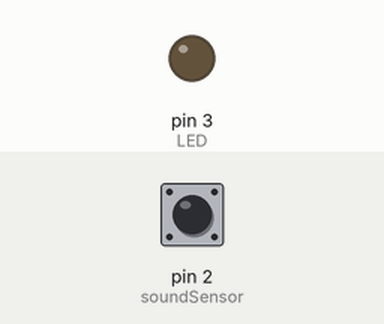
Recording of a sketch running on a simulated Arduino Uno, built with avr-gcc and run on an emulated ATmega328P. Parts: output pins drawn as LEDs (lit = HIGH). The test bench sets the inputs (shaded band); at power-on: pin 2 (soundSensor) LOW.

Above: at 1.2 s.
1.3 s: pin 2 (soundSensor) driven HIGH
At 2.3 s:
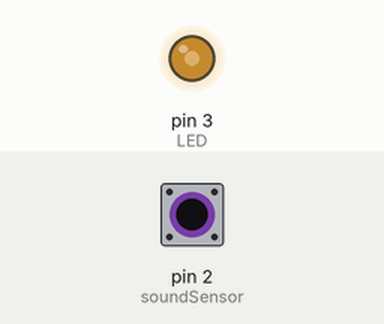
2.8 s: pin 2 (soundSensor) pulsed LOW 2 times (0.12 s each, 0.3 s apart)
At 3.13 s:
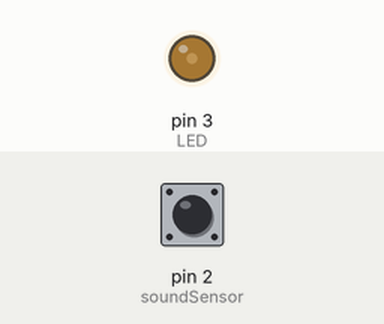
5.8 s: pin 2 (soundSensor) driven LOW
At 6.4 s:
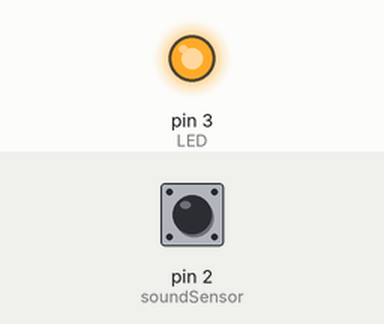
Timing chart, 0 to 8.8 s (numbered marks = the images above; inputs shaded):
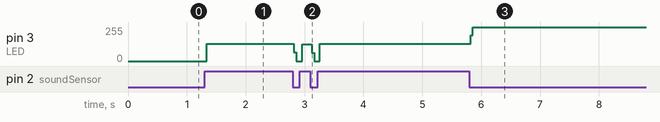

Measured:
- after the input at 1.3 s, pin 3 (LED): 0/255 → 129/255 at once
- after the input at 2.8 s, pin 3 (LED): 129/255 → 0/255 at once, → 126/255 0.14 s later, → 0/255 0.16 s later, → 129/255 0.14 s later
- after the input at 5.8 s, pin 3 (LED): 129/255 → 255/255 at once

The sketch:

finalroom.ino
```cpp
int soundSensor=2;
int LED=3;
bool LEDStatus=false;
void setup() {

  pinMode(soundSensor,INPUT);
 pinMode(LED,OUTPUT);

}

void loop() {
  int SensorData=digitalRead(soundSensor);

  if(SensorData==1){

    if(LEDStatus==false){
        LEDStatus=true;
        digitalWrite(LED,HIGH);
    }
    else{
        LEDStatus=false;
        digitalWrite(LED,LOW);
    }
  }

}
```
